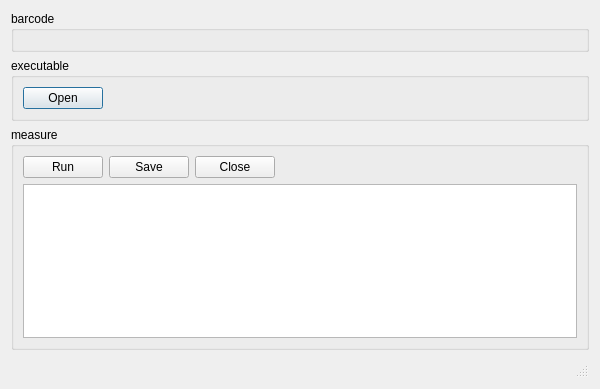
<?xml version="1.0" encoding="UTF-8"?>
<ui version="4.0">
 <class>MainWindow</class>
 <widget class="QDialog" name="MainWindow">
  <property name="geometry">
   <rect>
    <x>0</x>
    <y>0</y>
    <width>600</width>
    <height>389</height>
   </rect>
  </property>
  <property name="sizePolicy">
   <sizepolicy hsizetype="Preferred" vsizetype="Maximum">
    <horstretch>0</horstretch>
    <verstretch>0</verstretch>
   </sizepolicy>
  </property>
  <property name="windowTitle">
   <string>Frax</string>
  </property>
  <layout class="QVBoxLayout" name="verticalLayout_2">
   <item>
    <widget class="QGroupBox" name="idGroupBox">
     <property name="sizePolicy">
      <sizepolicy hsizetype="Preferred" vsizetype="Maximum">
       <horstretch>0</horstretch>
       <verstretch>0</verstretch>
      </sizepolicy>
     </property>
     <property name="title">
      <string>barcode</string>
     </property>
     <layout class="QHBoxLayout" name="horizontalLayout">
      <item>
       <widget class="BarcodeWidget" name="barcodeWidget" native="true"/>
      </item>
     </layout>
    </widget>
   </item>
   <item>
    <widget class="QGroupBox" name="pathGroupBox">
     <property name="sizePolicy">
      <sizepolicy hsizetype="Preferred" vsizetype="Maximum">
       <horstretch>0</horstretch>
       <verstretch>0</verstretch>
      </sizepolicy>
     </property>
     <property name="title">
      <string>executable</string>
     </property>
     <layout class="QHBoxLayout" name="horizontalLayout_2">
      <item>
       <widget class="QPushButton" name="openButton">
        <property name="text">
         <string>Open</string>
        </property>
       </widget>
      </item>
      <item>
       <spacer name="horizontalSpacer_2">
        <property name="orientation">
         <enum>Qt::Horizontal</enum>
        </property>
        <property name="sizeHint" stdset="0">
         <size>
          <width>469</width>
          <height>20</height>
         </size>
        </property>
       </spacer>
      </item>
     </layout>
    </widget>
   </item>
   <item>
    <widget class="QGroupBox" name="measureGroupBox">
     <property name="title">
      <string>measure</string>
     </property>
     <layout class="QVBoxLayout" name="verticalLayout">
      <item>
       <layout class="QHBoxLayout" name="horizontalLayout_3">
        <item>
         <widget class="QPushButton" name="measureButton">
          <property name="text">
           <string>Run</string>
          </property>
         </widget>
        </item>
        <item>
         <widget class="QPushButton" name="saveButton">
          <property name="text">
           <string>Save</string>
          </property>
         </widget>
        </item>
        <item>
         <widget class="QPushButton" name="closeButton">
          <property name="text">
           <string>Close</string>
          </property>
         </widget>
        </item>
        <item>
         <spacer name="horizontalSpacer_3">
          <property name="orientation">
           <enum>Qt::Horizontal</enum>
          </property>
          <property name="sizeHint" stdset="0">
           <size>
            <width>40</width>
            <height>20</height>
           </size>
          </property>
         </spacer>
        </item>
       </layout>
      </item>
      <item>
       <widget class="QTableView" name="testdataTableView"/>
      </item>
     </layout>
    </widget>
   </item>
   <item>
    <widget class="QStatusBar" name="statusBar"/>
   </item>
  </layout>
 </widget>
 <customwidgets>
  <customwidget>
   <class>BarcodeWidget</class>
   <extends>QWidget</extends>
   <header>../../widgets/BarcodeWidget.h</header>
   <container>1</container>
  </customwidget>
 </customwidgets>
 <includes>
  <include location="local">../../widgets/BarcodeWidget.h</include>
 </includes>
 <resources/>
 <connections/>
</ui>
